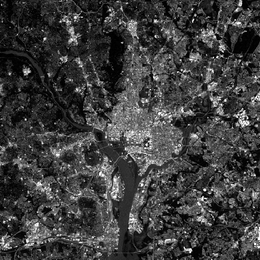
%> input picture Problem10/fig/washingtonDC/WashingtonDC_Band1.tif, 260 x 260 px, shrunk from 564 x 564 before the run; the run also reads 1 picture not shown here
$ octave PCA.m   (GNU Octave 9; MATLAB toolbox functions it lacks are replaced by stand-ins)
%> lines starting %> are read from the running program, lines starting %| are printed output that depends on the picture
close all;clear;clc;
%PCA restore
img1 = imread('../fig/washingtonDC/WashingtonDC_Band1.tif');
%> img1 is the input picture: size 260x260 uint8; min 0, max 255, mean 62
img2 = imread('../fig/washingtonDC/WashingtonDC_Band2.tif');
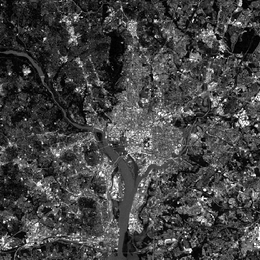
%> input picture Problem10/fig/washingtonDC/WashingtonDC_Band2.tif, 260 x 260 px, shrunk from 564 x 564 before the run
%> img2 is the input picture: size 260x260 uint8; min 0, max 255, mean 67.5
img3 = imread('../fig/washingtonDC/WashingtonDC_Band3.tif');
img4 = imread('../fig/washingtonDC/WashingtonDC_Band4.tif');
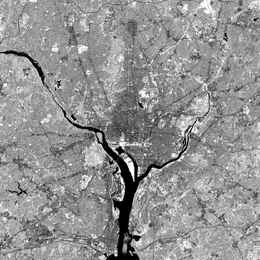
%> input picture Problem10/fig/washingtonDC/WashingtonDC_Band4.tif, 260 x 260 px, shrunk from 564 x 564 before the run
%> img4 is the input picture: size 260x260 uint8; min 0, max 255, mean 146.2
img5 = imread('../fig/washingtonDC/WashingtonDC_Band5.tif');
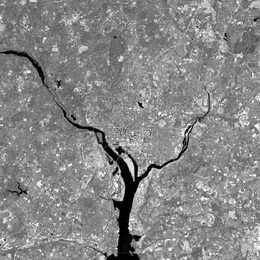
%> input picture Problem10/fig/washingtonDC/WashingtonDC_Band5.tif, 260 x 260 px, shrunk from 564 x 564 before the run
%> img5 is the input picture: size 260x260 uint8; min 0, max 255, mean 134.4
img6 = imread('../fig/washingtonDC/WashingtonDC_Band6.tif');
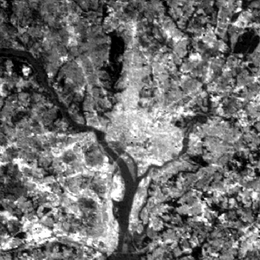
%> input picture Problem10/fig/washingtonDC/WashingtonDC_Band6.tif, 260 x 260 px, shrunk from 564 x 564 before the run
%> img6 is the input picture: size 260x260 uint8; min 0, max 255, mean 111.4
imgs = {img1, img2, img3, img4, img5, img6};
%> imgs = 6 items

[h, w] = size(img1);
%> h = 260; w = 260
vectors = zeros(h * w, 6);
ctr = 1;
for i=1:h
    for j=1:w
        for k=1:6
            vectors(ctr, k) = imgs{k}(i, j);
        end
        ctr = ctr + 1;
    end
end
%> after the loop, ctr = 67601
mx = zeros(1, 6);
for i = 1:h * w
    mx = mx + vectors(i, :);
end
%> this loop made 67600 passes
%> mx on passes 1 to 3: [23 20 20 133 108 82], [75 71 65 278 257 190], [128 129 116 422 390 314]
%> after the loop, mx = [4190503 4563271 4202887 9885541 9088388 7532141]
mx = mx' / (h * w);
%> mx = [61.99; 67.5; 62.17; 146.2; 134.4; 111.4]
cx = zeros(6, 6);
for i=1:h * w
    cx = cx + vectors(i, :)' * vectors(i, :);
end
%> after the loop, cx = [396010699 412935603 394043953 569306369 618262403 609227474; 412935603 437900671 416158514 628536314 670372864 641169895; 394043953 416158514 399004909 567261091 618772931 604131332; 569306369 628536314 567261091 1556893505 1383176892 1052783144; 618262403 670372864 618772931 1383176892 1310437544 1079237167; 609227474 641169895 604131332 1052783144 1079237167 1067234525]
cx = cx / (h * w);
%> cx = [5858.1 6108.5 5829.1 8421.7 9145.9 9012.2; 6108.5 6477.8 6156.2 9297.9 9916.8 9484.8; 5829.1 6156.2 5902.4 8391.4 9153.4 8936.9; 8421.7 9297.9 8391.4 23031 20461.2 15573.7; 9145.9 9916.8 9153.4 20461.2 19385.2 15965; 9012.2 9484.8 8936.9 15573.7 15965 15787.5]
cx = cx - mx * mx';
%> cx = [2015.4 1924 1975 -643.4 811.8 2105.2; 1924 1921 1959.3 -573.6 841.3 1963.3; 1975 1959.3 2037 -700.5 794.7 2009.4; -643.4 -573.6 -700.5 1646.1 800.7 -720.2; 811.8 841.3 794.7 800.7 1310.1 985; 2105.2 1963.3 2009.4 -720.2 985 3372.6]
[A, ~] = eig(cx);
%> A = [0.0576 -0.753 0.387 0.255 0.0129 0.463; -0.716 0.392 0.102 0.351 -0.0186 0.448; 0.685 0.418 -0.0837 0.368 0.0381 0.461; 0.104 0.188 0.565 -0.00726 -0.781 -0.153; -0.0669 -0.241 -0.712 0.0474 -0.622 0.202; 0.0145 0.105 0.0801 -0.821 -0.0159 0.555]
A = flipud(A);
%> A = [0.0145 0.105 0.0801 -0.821 -0.0159 0.555; -0.0669 -0.241 -0.712 0.0474 -0.622 0.202; 0.104 0.188 0.565 -0.00726 -0.781 -0.153; 0.685 0.418 -0.0837 0.368 0.0381 0.461; -0.716 0.392 0.102 0.351 -0.0186 0.448; 0.0576 -0.753 0.387 0.255 0.0129 0.463]
PCs = 2;
vector_metas = zeros(h * w, PCs);
for i=1:h * w
    vector_metas(i, :) = (A(1:PCs,:) * (vectors(i, :)' - mx))';
end
vector_reconstructs = zeros(h * w, 6);
for i=1:h * w
    vector_reconstructs(i, :) = (A(1:PCs,:)' * vector_metas(i, :)' + mx)';
end
reconstructs = {img1, img2, img3, img4, img5, img6};
%> reconstructs = 6 items
ctr = 1;
for i=1:h
    for j=1:w
        for k=1:6
            reconstructs{k}(i, j) = vector_reconstructs(ctr, k);
        end
        ctr = ctr + 1;
    end
end

imwrite(uint8(reconstructs{1}), '../result/PCAReconstruct/PCAreconstruct1.jpg');
imwrite(uint8(reconstructs{2}), '../result/PCAReconstruct/PCAreconstruct2.jpg');
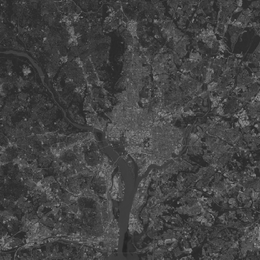
%> saved as PCAreconstruct2.jpg: size 260x260 uint8; min 33, max 139, mean 67.5
imwrite(uint8(reconstructs{3}), '../result/PCAReconstruct/PCAreconstruct3.jpg');
imwrite(uint8(reconstructs{4}), '../result/PCAReconstruct/PCAreconstruct4.jpg');
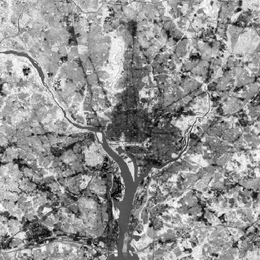
%> saved as PCAreconstruct4.jpg: size 260x260 uint8; min 0, max 255, mean 146.2; mean of the top-left, top-right, bottom-left and bottom-right quarters 167.5, 143.9, 130, 143.5
imwrite(uint8(reconstructs{5}), '../result/PCAReconstruct/PCAreconstruct5.jpg');
imwrite(uint8(reconstructs{6}), '../result/PCAReconstruct/PCAreconstruct6.jpg');
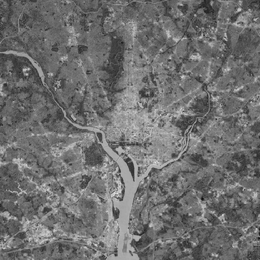
%> saved as PCAreconstruct6.jpg: size 260x260 uint8; min 12, max 230, mean 111.4
